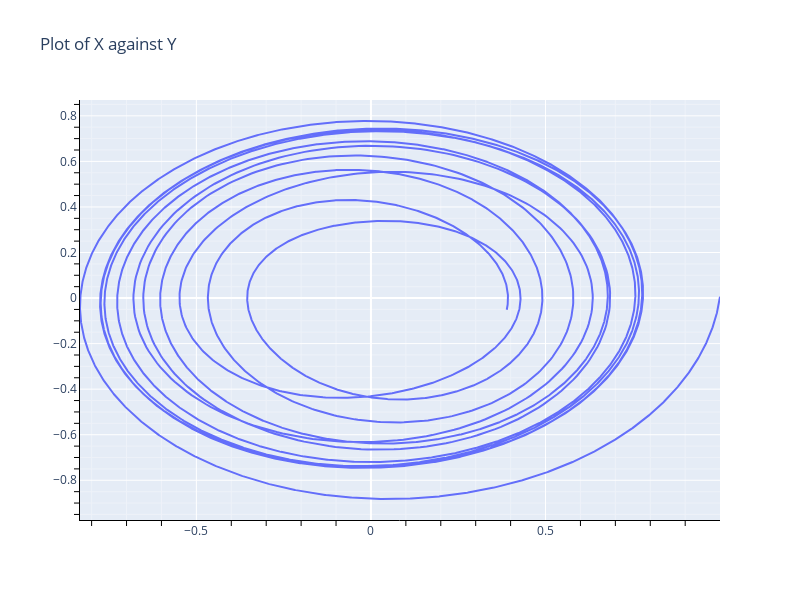
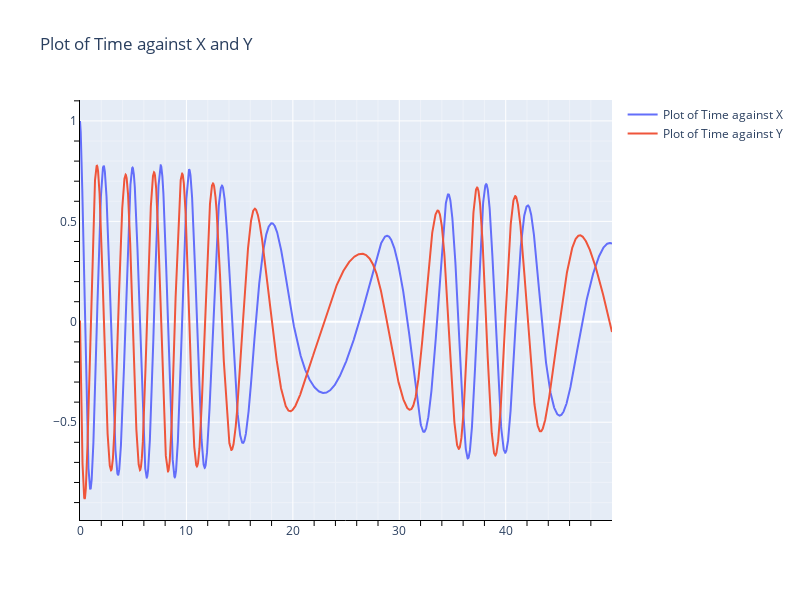

The notebook cell these images were saved under, in order:
### Code cell
out_dir = "./output/"
file_name = "RK4_vary_step_output"

df = pd.read_csv(out_dir + file_name + ".csv")

t = df["time"]
x = df["x"]
y = df["y"]

fig = go.Figure(layout=layout)

fig.add_trace(
    go.Scatter(x=x, y=y, mode="lines", name="")    
)
fig.update_layout(
    title="""Plot of X against Y""",
    #showlegend=True,
)
fig.update_xaxes(
    showline=True,
    linewidth=1,
    linecolor="black",
    minor=dict(ticklen=5, tickcolor="black", showgrid=True),
)
fig.update_yaxes(
    showline=True,
    linewidth=1,
    linecolor="black",
    minor=dict(ticklen=5, tickcolor="black", showgrid=True),
)
fig.show()

media_dir = "./media/"
fig.write_image(media_dir + file_name + "_x_y" + ".pdf")

fig = go.Figure(layout=layout)

fig.add_traces(
    [
        go.Scatter(x=t, y=x, mode="lines", name="Plot of Time against X"), 
        go.Scatter(x=t, y=y, mode="lines", name="Plot of Time against Y"), 
    ]

)
fig.update_layout(
    title="""Plot of Time against X and Y""",
    showlegend=True,
)
fig.update_xaxes(
    showline=True,
    linewidth=1,
    linecolor="black",
    minor=dict(ticklen=5, tickcolor="black", showgrid=True),
)
fig.update_yaxes(
    showline=True,
    linewidth=1,
    linecolor="black",
    minor=dict(ticklen=5, tickcolor="black", showgrid=True),
)
fig.show()
fig.write_image(media_dir + file_name + "_t_x_y" + ".pdf")

### Figure 1 — Plotly figure (JSON) as saved in the notebook; plotly's stock layout.template omitted (floating-point values rounded to 4 significant figures; data arrays with more than 128 entries replaced by an {"elided": "..."} marker saying what was removed)
{"data": [{"mode": "lines", "name": "", "type": "scatter", "x": {"elided": "11408 float values"}, "y": {"elided": "11408 float values"}}], "layout": {"autosize": false, "height": 600, "title": {"text": "Plot of X against Y"}, "width": 800, "xaxis": {"linecolor": "black", "linewidth": 1, "minor": {"showgrid": true, "tickcolor": "black", "ticklen": 5}, "showline": true}, "yaxis": {"linecolor": "black", "linewidth": 1, "minor": {"showgrid": true, "tickcolor": "black", "ticklen": 5}, "showline": true}}}

### Figure 2 — Plotly figure (JSON) as saved in the notebook; plotly's stock layout.template omitted (floating-point values rounded to 4 significant figures; data arrays with more than 128 entries replaced by an {"elided": "..."} marker saying what was removed)
{"data": [{"mode": "lines", "name": "Plot of Time against X", "type": "scatter", "x": {"elided": "11408 float values"}, "y": {"elided": "11408 float values"}}, {"mode": "lines", "name": "Plot of Time against Y", "type": "scatter", "x": {"elided": "11408 float values"}, "y": {"elided": "11408 float values"}}], "layout": {"autosize": false, "height": 600, "showlegend": true, "title": {"text": "Plot of Time against X and Y"}, "width": 800, "xaxis": {"linecolor": "black", "linewidth": 1, "minor": {"showgrid": true, "tickcolor": "black", "ticklen": 5}, "showline": true}, "yaxis": {"linecolor": "black", "linewidth": 1, "minor": {"showgrid": true, "tickcolor": "black", "ticklen": 5}, "showline": true}}}
